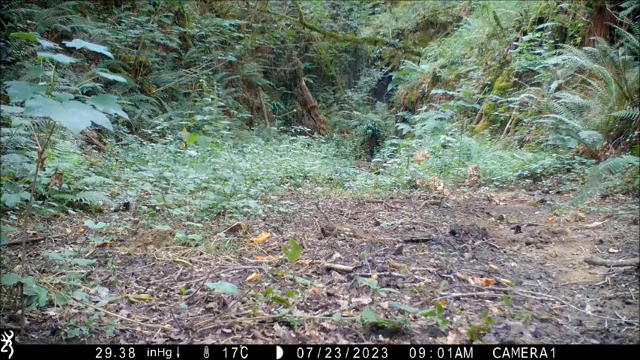
#> input picture frame 23 of Video/biche.mp4, 640 x 360 px, given in place of badgers2.mp4, which was not available
$ jupyter execute --allow-errors animal_tracking.ipynb   (text cells are left out)
#> lines starting #> are read from the running program, lines starting #| are printed output that depends on the picture; after the words box and inside, x2 and y2 are one past the last pixel; in counts of white or black regions, pixels touching at a corner belong together; pictures that were not available may be replaced by others from this repository, and a replacement may not be noted
[cell 1]
from ultralytics import YOLO
import numpy as np
from PIL import Image
import requests
from io import BytesIO
import cv2
import matplotlib.pyplot as plt

#> (a cell that did not finish here is left out)

[cell 3]
# [57 lines left out: functions box_label, plot_bboxes, not called in this run]

#> (a cell that did not finish here is left out)

#> (a cell that did not finish here is left out)

#> (a cell that did not finish here is left out)

#> (a cell that did not finish here is left out)

[cell 8]
def Boxing_per_frame(video_path, threshold_energy=700, threshold_pixel_variation=100):
#> called with video_path = 'Video/badgers2.mp4', threshold_energy = 700, threshold_pixel_variation = 100
    cap = cv2.VideoCapture(video_path)

    if not cap.isOpened():
        print("Error: Could not open video file.")
        return

    # Read the first frame to initialize the background
    ret, first_frame = cap.read()
#> first_frame is the input picture: shape (360, 640, 3); mean B, G, R 113.3, 123.7, 114.4

    if not ret:
        print("Error: Could not read the first frame.")
        return

    background = cv2.cvtColor(first_frame, cv2.COLOR_BGR2GRAY)
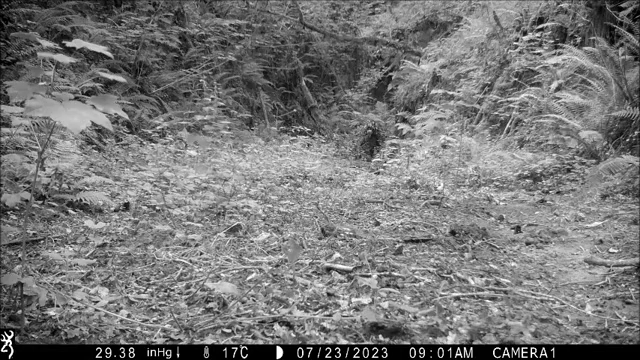
#> background: shape (360, 640); min 0, max 255, mean 119.7

    while True:
        ret, frame = cap.read()

        if not ret:
            break

        # Convert the frame to grayscale
        gray_frame = cv2.cvtColor(frame, cv2.COLOR_BGR2GRAY)

        # Calculate the frame difference
        frame_diff = np.abs(gray_frame - background)
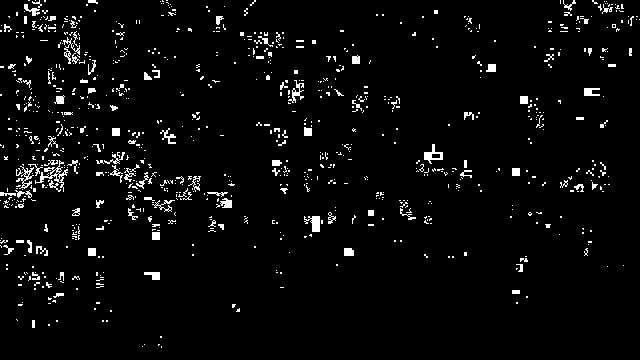
#> frame_diff: shape (360, 640); min 0, max 255, mean 9.8

        # Dynamic thresholding based on the maximum value
        threshold = np.max(frame_diff) * 0.3  # Adjust the threshold factor as needed
#> threshold = 76.5
        _, thresholded_diff = cv2.threshold(frame_diff, threshold, 255, cv2.THRESH_BINARY)
#> thresholded_diff: shape (360, 640); 3.8% white in thin lines or dots

       # Convert thresholded_diff to uint8
        thresholded_diff = thresholded_diff.astype(np.uint8)

        # Median filter to remove noise
        thresholded_diff = cv2.medianBlur(thresholded_diff, 5)
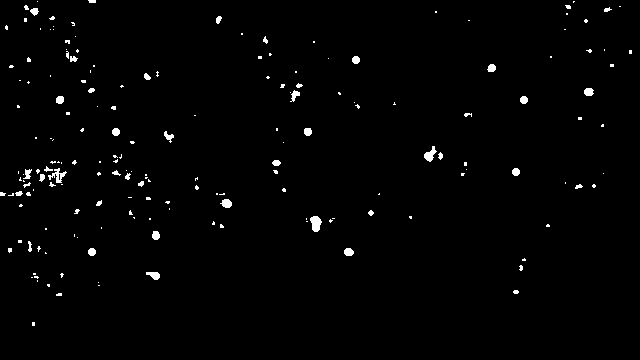
#> thresholded_diff: shape (360, 640); 1.3% white; 183 white regions (140 under 20 px), largest, box (x1, y1, x2, y2) and area: (310, 216, 322, 232) 135, (48, 168, 67, 183) 115, (424, 146, 437, 162) 104

        # Calculate energy term Et
        energy_term = np.sum(thresholded_diff)
#> energy_term = 762195

        # Calculate the average variation of each pixel
        non_zero_pixels = np.count_nonzero(thresholded_diff)
#> non_zero_pixels = 2989
        pixel_variation = energy_term / (non_zero_pixels + 1e-10)
#> pixel_variation = 255

        im1 = np.array(frame)
        results = model.predict(im1)
        im2 = plot_bboxes(im1 , results[0].boxes.data, score=False )

        # Check if the frame contains animal motion
        if non_zero_pixels > 200 and non_zero_pixels < (frame.shape[0] * frame.shape[1]) / 2 and pixel_variation > threshold_pixel_variation:
            print("Animal detected!")


        # Update the background using the first frame updating process
        alpha = 0.05  # Adjust the alpha value as needed
        background = alpha * gray_frame + (1 - alpha) * background

        cv2.imshow('Frame', im2)
        cv2.imshow('Thresholded Diff', thresholded_diff)

        if cv2.waitKey(30) & 0xFF == 27:  # Press 'Esc' to exit
            break

    cap.release()
    cv2.destroyAllWindows()

# Example usage
video_path = 'Video/badgers2.mp4'
#> (the rest of this cell did not finish here and is left out)

[cell 9]
import torch
import torchvision.models as models
import torch.nn as nn

# Define your modified ResNet50 model
num_classes = 6
# Instantiate the model
#> (the rest of this cell did not finish here and is left out)

#> (a cell that did not finish here is left out)

[cell 11]
from torchvision.transforms import functional as F

[cell 12]
def Boxing_per_frame(video_path, threshold_energy=700, threshold_pixel_variation=100):
#> called with video_path = 'Video/bird.mp4', threshold_energy = 700, threshold_pixel_variation = 100
    cap = cv2.VideoCapture(video_path)

    if not cap.isOpened():
        print("Error: Could not open video file.")
        return

    # Read the first frame to initialize the background
    ret, first_frame = cap.read()

    if not ret:
        print("Error: Could not read the first frame.")
        return

    background = cv2.cvtColor(first_frame, cv2.COLOR_BGR2GRAY)

    while True:
        ret, frame = cap.read()

        if not ret:
            break

        # Convert the frame to grayscale
        gray_frame = cv2.cvtColor(frame, cv2.COLOR_BGR2GRAY)

        # Calculate the frame difference
        frame_diff = np.abs(gray_frame - background)

        # Dynamic thresholding based on the maximum value
        threshold = np.max(frame_diff) * 0.3  # Adjust the threshold factor as needed
#> threshold = 76.5
        _, thresholded_diff = cv2.threshold(frame_diff, threshold, 255, cv2.THRESH_BINARY)

       # Convert thresholded_diff to uint8
        thresholded_diff = thresholded_diff.astype(np.uint8)

        # Median filter to remove noise
        thresholded_diff = cv2.medianBlur(thresholded_diff, 5)

        # Calculate energy term Et
        energy_term = np.sum(thresholded_diff)
#> energy_term = 762195

        # Calculate the average variation of each pixel
        non_zero_pixels = np.count_nonzero(thresholded_diff)
#> non_zero_pixels = 2989
        pixel_variation = energy_term / (non_zero_pixels + 1e-10)
#> pixel_variation = 255


         # Check if the frame contains animal motion
        if non_zero_pixels > 200 and non_zero_pixels < (frame.shape[0] * frame.shape[1]) / 2 and pixel_variation > threshold_pixel_variation:
            print("Animal detected!")

    # Use the ResNet model only if YOLOv8 detects something
        im1 = np.array(frame)
        results = model.predict(im1)
        # Resize frame for classification
        imc = cv2.resize(frame, (224, 224))

        # Convert the frame to tensor and normalize
        imc = F.to_tensor(im1).unsqueeze(0)

        # Get the predicted label
        with torch.no_grad():
            pred_label = modelc(imc)
            _, predicted = torch.max(pred_label, 1)
        ## map the label to the name
        names = ['badger', 'bird', 'cat', 'fox', 'mouse', 'rabbit']
        pred_label = names[predicted.item()]

        print("pred_label", predicted)

        for box in results[0].boxes.data:
            im2 = box_label(frame, box, label=pred_label)

            cv2.imshow('Frame', im2)

        if cv2.waitKey(30) & 0xFF == 27:  # Press 'Esc' to exit
            break

    cap.release()
    cv2.destroyAllWindows()

# Example usage
video_path = 'Video/bird.mp4'
#> (the rest of this cell did not finish here and is left out)

[cell 13]
def Boxing_per_frame(video_path, threshold_energy=700, threshold_pixel_variation=100):
#> called with video_path = 'Video/badgers2.mp4', threshold_energy = 700, threshold_pixel_variation = 100
    cap = cv2.VideoCapture(video_path)

    if not cap.isOpened():
        print("Error: Could not open video file.")
        return

    # Read the first frame to initialize the background
    ret, first_frame = cap.read()

    if not ret:
        print("Error: Could not read the first frame.")
        return

    background = cv2.cvtColor(first_frame, cv2.COLOR_BGR2GRAY)

    # List to store processed frames with bounding boxes
    processed_frames = []

    while True:
        ret, frame = cap.read()

        if not ret:
            break

        # Convert the frame to grayscale
        gray_frame = cv2.cvtColor(frame, cv2.COLOR_BGR2GRAY)

        # Calculate the frame difference
        frame_diff = np.abs(gray_frame - background)

        # Dynamic thresholding based on the maximum value
        threshold = np.max(frame_diff) * 0.3  # Adjust the threshold factor as needed
#> threshold = 76.5
        _, thresholded_diff = cv2.threshold(frame_diff, threshold, 255, cv2.THRESH_BINARY)

        # Convert thresholded_diff to uint8
        thresholded_diff = thresholded_diff.astype(np.uint8)

        # Median filter to remove noise
        thresholded_diff = cv2.medianBlur(thresholded_diff, 5)

        # Calculate energy term Et
        energy_term = np.sum(thresholded_diff)
#> energy_term = 762195

        # Calculate the average variation of each pixel
        non_zero_pixels = np.count_nonzero(thresholded_diff)
#> non_zero_pixels = 2989
        pixel_variation = energy_term / (non_zero_pixels + 1e-10)
#> pixel_variation = 255

        # Check if the frame contains animal motion
        if non_zero_pixels > 200 and non_zero_pixels < (frame.shape[0] * frame.shape[1]) / 2 and pixel_variation > threshold_pixel_variation:
            print("Animal detected!")

            # Use the ResNet model only if YOLOv8 detects something
            im1 = np.array(frame)
            results = model.predict(im1)
            # Resize frame for classification
            imc = cv2.resize(frame, (224, 224))

            # Convert the frame to tensor and normalize
            imc = F.to_tensor(im1).unsqueeze(0)
            imc = F.normalize(imc, mean=[0.485, 0.456, 0.406], std=[0.229, 0.224, 0.225])

            # Get the predicted label
            with torch.no_grad():
                pred_label = modelc(imc)
                _, predicted = torch.max(pred_label, 1)
            # map the label to the name
            names = ['badger', 'bird', 'cat', 'fox', 'mouse', 'rabbit']
            pred_label = names[predicted.item()]

            print("pred_label", predicted)

            # Process bounding boxes
            for box in results[0].boxes.data:
                im2 = box_label(frame, box, label=pred_label)
                processed_frames.append(im2)
    cap.release()
    # Display the video with processed frames at 24 frames per second
    for frame in processed_frames:
        cv2.imshow('Processed Video', frame)
        if cv2.waitKey(56) & 0xFF == 27:  # Display each frame for approximately 42 milliseconds (24 frames per second)
            break

    cv2.destroyAllWindows()


# Example pour demain (fox_4 , bird_4 , )
video_path = 'Video/badgers2.mp4'
#> (the rest of this cell did not finish here and is left out)

[cell 14]
def Boxing_per_frame(video_path, output_video_path, threshold_pixel_variation=100):
#> called with video_path = 'Video/badger_6.mp4', output_video_path = 'Video/ouput/badger_6.avi', threshold_pixel_variation = 100
    cap = cv2.VideoCapture(video_path)

    if not cap.isOpened():
        print("Error: Could not open video file.")
        return

    # Read the first frame to initialize the background
    ret, first_frame = cap.read()

    if not ret:
        print("Error: Could not read the first frame.")
        return

    background = cv2.cvtColor(first_frame, cv2.COLOR_BGR2GRAY)

    # List to store processed frames with bounding boxes
    processed_frames = []

    while True:
        ret, frame = cap.read()

        if not ret:
            break

        # Convert the frame to grayscale
        gray_frame = cv2.cvtColor(frame, cv2.COLOR_BGR2GRAY)

        # Calculate the frame difference
        frame_diff = np.abs(gray_frame - background)

        # Dynamic thresholding based on the maximum value
        threshold = np.max(frame_diff) * 0.3  # Adjust the threshold factor as needed
#> threshold = 76.5
        _, thresholded_diff = cv2.threshold(frame_diff, threshold, 255, cv2.THRESH_BINARY)

        # Convert thresholded_diff to uint8
        thresholded_diff = thresholded_diff.astype(np.uint8)

        # Median filter to remove noise
        thresholded_diff = cv2.medianBlur(thresholded_diff, 5)

        # Calculate energy term Et
        energy_term = np.sum(thresholded_diff)
#> energy_term = 762195

        # Calculate the average variation of each pixel
        non_zero_pixels = np.count_nonzero(thresholded_diff)
#> non_zero_pixels = 2989
        pixel_variation = energy_term / (non_zero_pixels + 1e-10)
#> pixel_variation = 255

        # Check if the frame contains animal motion
        if non_zero_pixels > 200 and non_zero_pixels < (frame.shape[0] * frame.shape[1]) / 2 and pixel_variation > threshold_pixel_variation:
            print("Animal detected!")

            # Use the ResNet model only if YOLOv8 detects something
            im1 = np.array(frame)
            results = model.predict(im1)
            # Resize frame for classification
            imc = cv2.resize(frame, (224, 224))

            # Convert the frame to tensor and normalize
            imc = F.to_tensor(im1).unsqueeze(0)
            imc = F.normalize(imc, mean=[0.485, 0.456, 0.406], std=[0.229, 0.224, 0.225])

            # Get the predicted label
            with torch.no_grad():
                pred_label = modelc(imc)
                _, predicted = torch.max(pred_label, 1)
            # map the label to the name
            names = ['badger', 'bird', 'cat', 'fox', 'mouse', 'rabbit']
            pred_label = names[predicted.item()]

            print("pred_label", predicted)

            # Process bounding boxes
            for box in results[0].boxes.data:
                im2 = box_label(frame, box, label=pred_label)
                processed_frames.append(im2)

    cap.release()

    # Define the codec and create a VideoWriter object
    fourcc = cv2.VideoWriter_fourcc(*'XVID')
    output_size = (processed_frames[0].shape[1], processed_frames[0].shape[0])
    out = cv2.VideoWriter(output_video_path, fourcc, 24.0, output_size)

    # Write the processed frames to the video file
    for frame in processed_frames:
        out.write(frame)

    out.release()
    cv2.destroyAllWindows()

# Example usage
video_path = 'Video/badger_6.mp4'
output_video_path = 'Video/ouput/badger_6.avi'
#> (the rest of this cell did not finish here and is left out)

$ run again, starting later in the video
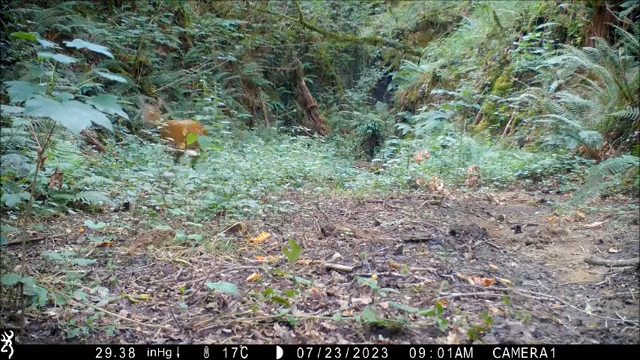
#> input picture frame 104 of Video/biche.mp4, 640 x 360 px, given in place of badgers2.mp4, which was not available
#> in Boxing_per_frame, first_frame is the input picture: shape (360, 640, 3); mean B, G, R 113.2, 123.5, 114.8
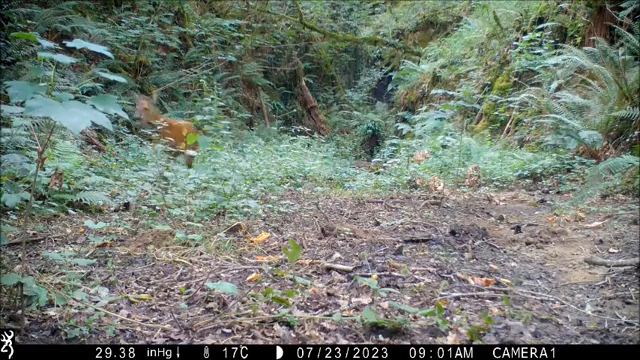
#> input picture frame 105 of Video/biche.mp4, 640 x 360 px, given in place of badgers2.mp4, which was not available
#> in Boxing_per_frame, frame is the input picture: shape (360, 640, 3); mean B, G, R 113.2, 123.5, 114.8
#> in Boxing_per_frame, `threshold = np.max(frame_diff) * 0.3`: threshold = 76.5
#> in Boxing_per_frame, `thresholded_diff = cv2.medianBlur(thresholded_diff, 5)`:
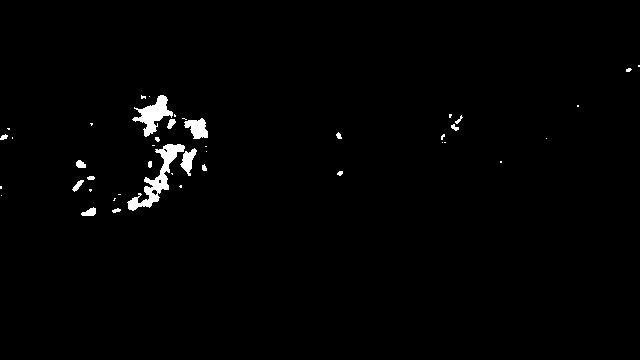
#> thresholded_diff: shape (360, 640); 1.3% white; 44 white regions (27 under 20 px), largest, box (x1, y1, x2, y2) and area: (127, 144, 185, 211) 1008, (132, 95, 173, 137) 698, (184, 118, 208, 139) 324
#> in Boxing_per_frame, `energy_term = np.sum(thresholded_diff)`: energy_term = 746130
#> in Boxing_per_frame, `non_zero_pixels = np.count_nonzero(thresholded_diff)`: non_zero_pixels = 2926
#> in Boxing_per_frame, `pixel_variation = energy_term / (non_zero_pixels + 1e-10)`: pixel_variation = 255
#> in Boxing_per_frame, `threshold = np.max(frame_diff) * 0.3`: threshold = 76.5
#> in Boxing_per_frame, `energy_term = np.sum(thresholded_diff)`: energy_term = 746130
#> in Boxing_per_frame, `non_zero_pixels = np.count_nonzero(thresholded_diff)`: non_zero_pixels = 2926
#> in Boxing_per_frame, `pixel_variation = energy_term / (non_zero_pixels + 1e-10)`: pixel_variation = 255
#> in Boxing_per_frame, `threshold = np.max(frame_diff) * 0.3`: threshold = 76.5
#> in Boxing_per_frame, `energy_term = np.sum(thresholded_diff)`: energy_term = 746130
#> in Boxing_per_frame, `non_zero_pixels = np.count_nonzero(thresholded_diff)`: non_zero_pixels = 2926
#> in Boxing_per_frame, `pixel_variation = energy_term / (non_zero_pixels + 1e-10)`: pixel_variation = 255
#> in Boxing_per_frame, `threshold = np.max(frame_diff) * 0.3`: threshold = 76.5
#> in Boxing_per_frame, `energy_term = np.sum(thresholded_diff)`: energy_term = 746130
#> in Boxing_per_frame, `non_zero_pixels = np.count_nonzero(thresholded_diff)`: non_zero_pixels = 2926
#> in Boxing_per_frame, `pixel_variation = energy_term / (non_zero_pixels + 1e-10)`: pixel_variation = 255

$ run again, starting later in the video
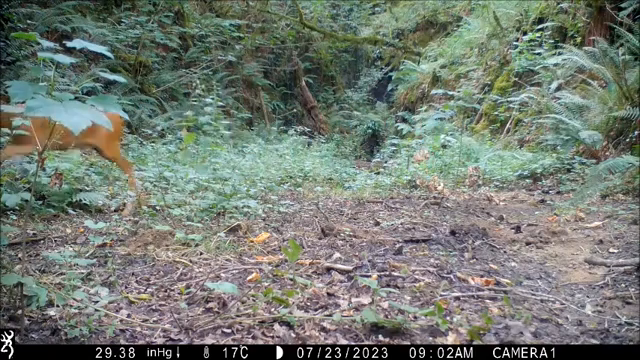
#> input picture frame 185 of Video/biche.mp4, 640 x 360 px, given in place of badgers2.mp4, which was not available
#> in Boxing_per_frame, first_frame is the input picture: shape (360, 640, 3); mean B, G, R 114.2, 123, 115.6
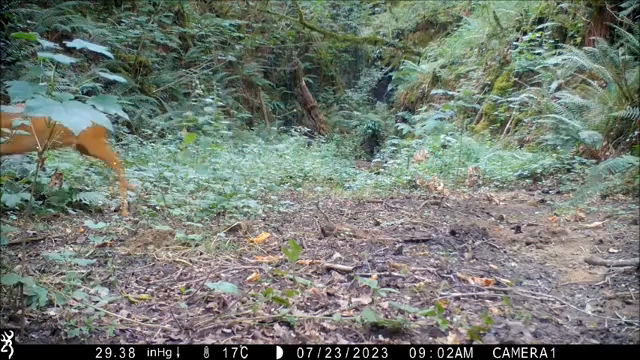
#> input picture frame 186 of Video/biche.mp4, 640 x 360 px, given in place of badgers2.mp4, which was not available
#> in Boxing_per_frame, frame is the input picture: shape (360, 640, 3); mean B, G, R 114.1, 123.1, 115.3
#> in Boxing_per_frame, `threshold = np.max(frame_diff) * 0.3`: threshold = 76.5
#> in Boxing_per_frame, `thresholded_diff = cv2.medianBlur(thresholded_diff, 5)`:
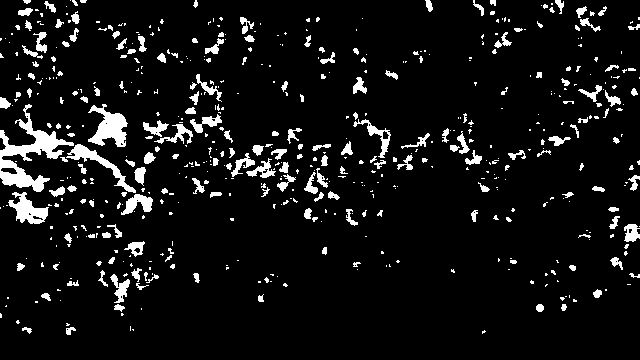
#> thresholded_diff: shape (360, 640); 7.6% white; 570 white regions (387 under 20 px), largest, box (x1, y1, x2, y2) and area: (0, 104, 74, 192) 1971, (88, 104, 128, 147) 904, (8, 192, 49, 224) 646
#> in Boxing_per_frame, `energy_term = np.sum(thresholded_diff)`: energy_term = 4451535
#> in Boxing_per_frame, `non_zero_pixels = np.count_nonzero(thresholded_diff)`: non_zero_pixels = 17457
#> in Boxing_per_frame, `pixel_variation = energy_term / (non_zero_pixels + 1e-10)`: pixel_variation = 255
#> in Boxing_per_frame, `threshold = np.max(frame_diff) * 0.3`: threshold = 76.5
#> in Boxing_per_frame, `energy_term = np.sum(thresholded_diff)`: energy_term = 4451535
#> in Boxing_per_frame, `non_zero_pixels = np.count_nonzero(thresholded_diff)`: non_zero_pixels = 17457
#> in Boxing_per_frame, `pixel_variation = energy_term / (non_zero_pixels + 1e-10)`: pixel_variation = 255
#> in Boxing_per_frame, `threshold = np.max(frame_diff) * 0.3`: threshold = 76.5
#> in Boxing_per_frame, `energy_term = np.sum(thresholded_diff)`: energy_term = 4451535
#> in Boxing_per_frame, `non_zero_pixels = np.count_nonzero(thresholded_diff)`: non_zero_pixels = 17457
#> in Boxing_per_frame, `pixel_variation = energy_term / (non_zero_pixels + 1e-10)`: pixel_variation = 255
#> in Boxing_per_frame, `threshold = np.max(frame_diff) * 0.3`: threshold = 76.5
#> in Boxing_per_frame, `energy_term = np.sum(thresholded_diff)`: energy_term = 4451535
#> in Boxing_per_frame, `non_zero_pixels = np.count_nonzero(thresholded_diff)`: non_zero_pixels = 17457
#> in Boxing_per_frame, `pixel_variation = energy_term / (non_zero_pixels + 1e-10)`: pixel_variation = 255
